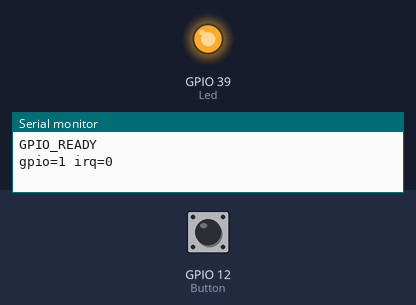
The sketch below on a simulated ESP32-S3. On the bench: output pins drawn as LEDs (lit = HIGH), the last lines printed to the serial monitor. The test bench sets the inputs (shaded band); at power-on: GPIO 12 (Button) HIGH.

Above: at 1.2 s.
1.3 s: GPIO 12 (Button) pulled LOW for 0.15 s
At 1.37 s:
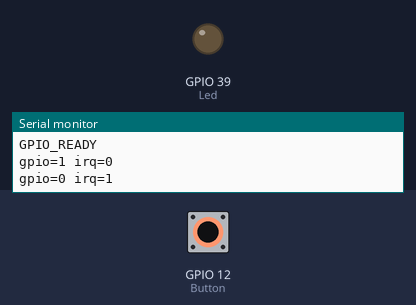
4.4 s: GPIO 12 (Button) pulled LOW for 3.2 s
At 8.1 s:
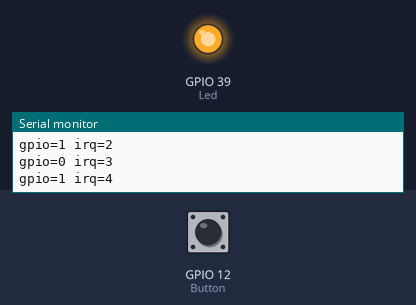
Timing chart, 0 to 9.6 s (numbered marks = the images above; inputs shaded):
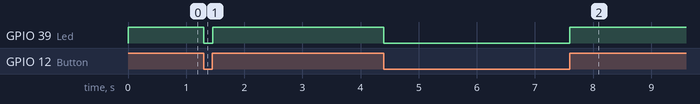

The sketch:

gpio-probe.ino
```cpp
constexpr int Button = 12;
constexpr int Led = 39;

volatile unsigned edges = 0;

void IRAM_ATTR onButtonChange() {
  ++edges;
}

void setup() {
  Serial.begin(115200);
  Serial1.begin(115200, SERIAL_8N1, 18, 17);
  Serial2.begin(115200, SERIAL_8N1, 16, 15);
  pinMode(Button, INPUT_PULLUP);
  pinMode(Led, OUTPUT);
  attachInterrupt(digitalPinToInterrupt(Button), onButtonChange, CHANGE);
  Serial.println("GPIO_READY");
  Serial1.println("UART1_READY");
  Serial2.println("UART2_READY");
}

void echo(HardwareSerial& uart) {
  while (uart.available()) {
    uart.write(uart.read());
  }
}

void loop() {
  const int level = digitalRead(Button);
  digitalWrite(Led, level);
  static int previous = -1;
  if (level != previous) {
    previous = level;
    Serial.printf("gpio=%d irq=%u\n", level, edges);
  }
  echo(Serial);
  echo(Serial1);
  echo(Serial2);
  delay(10);
}
```

Measured:
- after the input at 1.3 s, GPIO 39 (Led): HIGH → LOW at once, → HIGH 0.16 s later
- after the input at 4.4 s, GPIO 39 (Led): HIGH → LOW at once, → HIGH 3.2 s later
